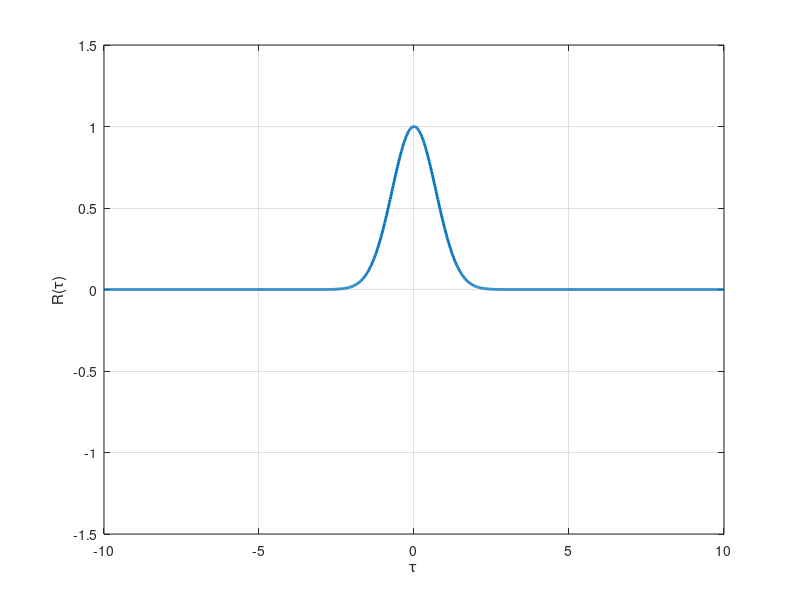
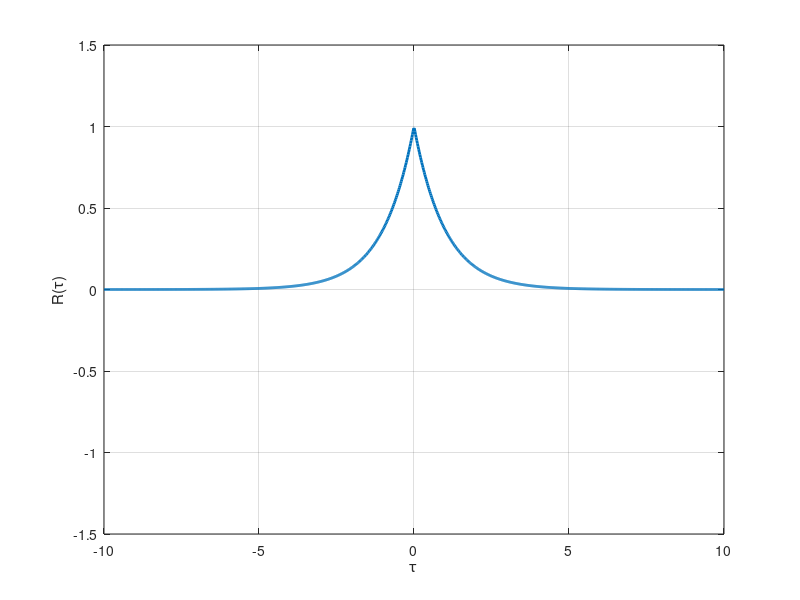
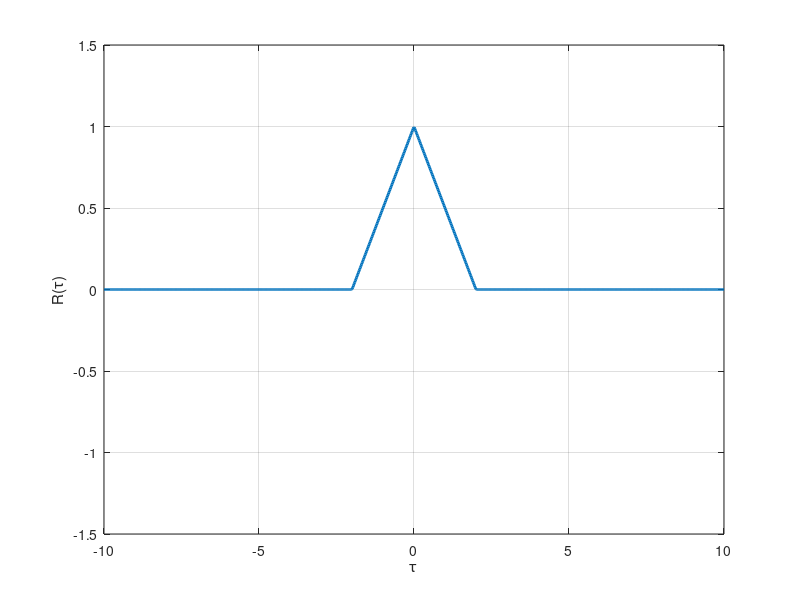
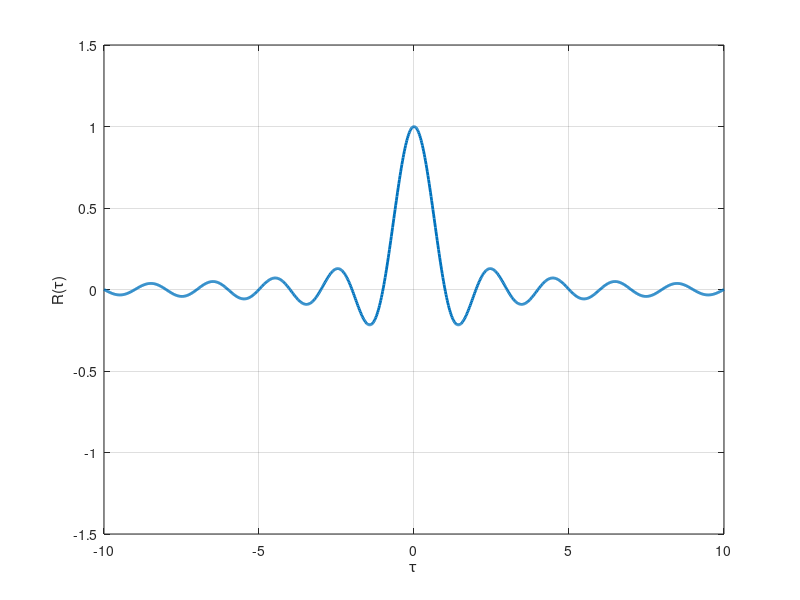

Recreate these plots in MATLAB, in order.
% Define common domain
x = linspace(-10, 10, 1000);

% Store all functions in a cell array
functions = {
    struct('name', 'correct_gaussian',       'y', @(x) exp(-x.^2));
    struct('name', 'correct_exponential',    'y', @(x) exp(-abs(x)));
    struct('name', 'correct_triangular',     'y', @(x) max(0, 1 - 0.5*abs(x)));
    struct('name', 'correct_sinc',           'y', @(x) sinc(x));  % MATLAB sinc = sin(pi*x)/(pi*x)

    struct('name', 'error_symmetry_onesided', 'y', @(x) (x >= 0).*exp(-x));
    struct('name', 'error_symmetry_shifted',  'y', @(x) exp(-(x - 2).^2));
    struct('name', 'error_maxlag_twinpeaks',  'y', @(x) exp(-(x - 2).^2) + exp(-(x + 2).^2));
    struct('name', 'error_maxlag_dip',        'y', @(x) 1.2 - exp(-x.^2));
    struct('name', 'error_shape_rectangle',   'y', @(x) double(abs(x) < 2));
    struct('name', 'error_shape_sine',        'y', @(x) sin(x));
    struct('name', 'error_symmetry_ramp',     'y', @(x) x);
    struct('name', 'error_shape_cosine',      'y', @(x) cos(x));
};

% Plot settings
yLimits = [-1.5, 1.5];
xLimits = [-10, 10];
lineWidth = 2;

% Plot all in separate figures
for i = 1:length(functions)
    figure('Name', functions{i}.name, 'NumberTitle', 'off');
    
    y = functions{i}.y(x);
    plot(x, y, 'LineWidth', lineWidth);
    grid on;
    xlabel('\tau');
    ylabel('R(\tau)');
    xlim(xLimits);
    ylim(yLimits);
end
